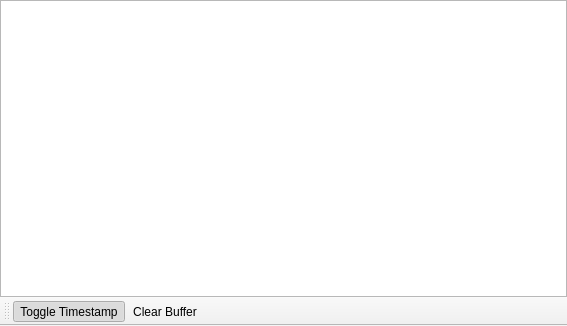
<?xml version="1.0" encoding="UTF-8"?>
<ui version="4.0">
 <class>WidgetSystemLog</class>
 <widget class="QMainWindow" name="WidgetSystemLog">
  <property name="geometry">
   <rect>
    <x>0</x>
    <y>0</y>
    <width>567</width>
    <height>326</height>
   </rect>
  </property>
  <property name="windowTitle">
   <string>System Log</string>
  </property>
  <property name="windowIcon">
   <iconset resource="Resource.qrc">
    <normaloff>:/Resource/Network/HitMonitor.png</normaloff>:/Resource/Network/HitMonitor.png</iconset>
  </property>
  <widget class="QWidget" name="centralwidget">
   <layout class="QVBoxLayout" name="verticalLayout">
    <property name="spacing">
     <number>0</number>
    </property>
    <property name="margin">
     <number>0</number>
    </property>
    <item>
     <widget class="QTextEdit" name="textEditSystemLog">
      <property name="readOnly">
       <bool>true</bool>
      </property>
      <property name="html">
       <string>&lt;!DOCTYPE HTML PUBLIC &quot;-//W3C//DTD HTML 4.0//EN&quot; &quot;http://www.w3.org/TR/REC-html40/strict.dtd&quot;&gt;
&lt;html&gt;&lt;head&gt;&lt;meta name=&quot;qrichtext&quot; content=&quot;1&quot; /&gt;&lt;style type=&quot;text/css&quot;&gt;
p, li { white-space: pre-wrap; }
&lt;/style&gt;&lt;/head&gt;&lt;body style=&quot; font-family:'MS Shell Dlg 2'; font-size:8.25pt; font-weight:400; font-style:normal;&quot;&gt;
&lt;p style=&quot;-qt-paragraph-type:empty; margin-top:0px; margin-bottom:0px; margin-left:0px; margin-right:0px; -qt-block-indent:0; text-indent:0px; font-size:8pt;&quot;&gt;&lt;/p&gt;&lt;/body&gt;&lt;/html&gt;</string>
      </property>
      <property name="textInteractionFlags">
       <set>Qt::TextSelectableByMouse</set>
      </property>
     </widget>
    </item>
   </layout>
  </widget>
  <widget class="QToolBar" name="toolBar">
   <property name="contextMenuPolicy">
    <enum>Qt::PreventContextMenu</enum>
   </property>
   <property name="windowTitle">
    <string>toolBar</string>
   </property>
   <property name="iconSize">
    <size>
     <width>16</width>
     <height>16</height>
    </size>
   </property>
   <property name="toolButtonStyle">
    <enum>Qt::ToolButtonTextBesideIcon</enum>
   </property>
   <property name="floatable">
    <bool>false</bool>
   </property>
   <attribute name="toolBarArea">
    <enum>BottomToolBarArea</enum>
   </attribute>
   <attribute name="toolBarBreak">
    <bool>false</bool>
   </attribute>
   <addaction name="actionToggleTimestamp"/>
   <addaction name="actionClearBuffer"/>
  </widget>
  <action name="actionToggleTimestamp">
   <property name="checkable">
    <bool>true</bool>
   </property>
   <property name="checked">
    <bool>true</bool>
   </property>
   <property name="icon">
    <iconset resource="Resource.qrc">
     <normaloff>:/Resource/Generic/Time.png</normaloff>:/Resource/Generic/Time.png</iconset>
   </property>
   <property name="text">
    <string>Toggle Timestamp</string>
   </property>
  </action>
  <action name="actionClearBuffer">
   <property name="icon">
    <iconset resource="Resource.qrc">
     <normaloff>:/Resource/Generic/Clear.png</normaloff>:/Resource/Generic/Clear.png</iconset>
   </property>
   <property name="text">
    <string>Clear Buffer</string>
   </property>
   <property name="toolTip">
    <string>Clear Buffer</string>
   </property>
  </action>
 </widget>
 <resources>
  <include location="Resource.qrc"/>
 </resources>
 <connections/>
</ui>
